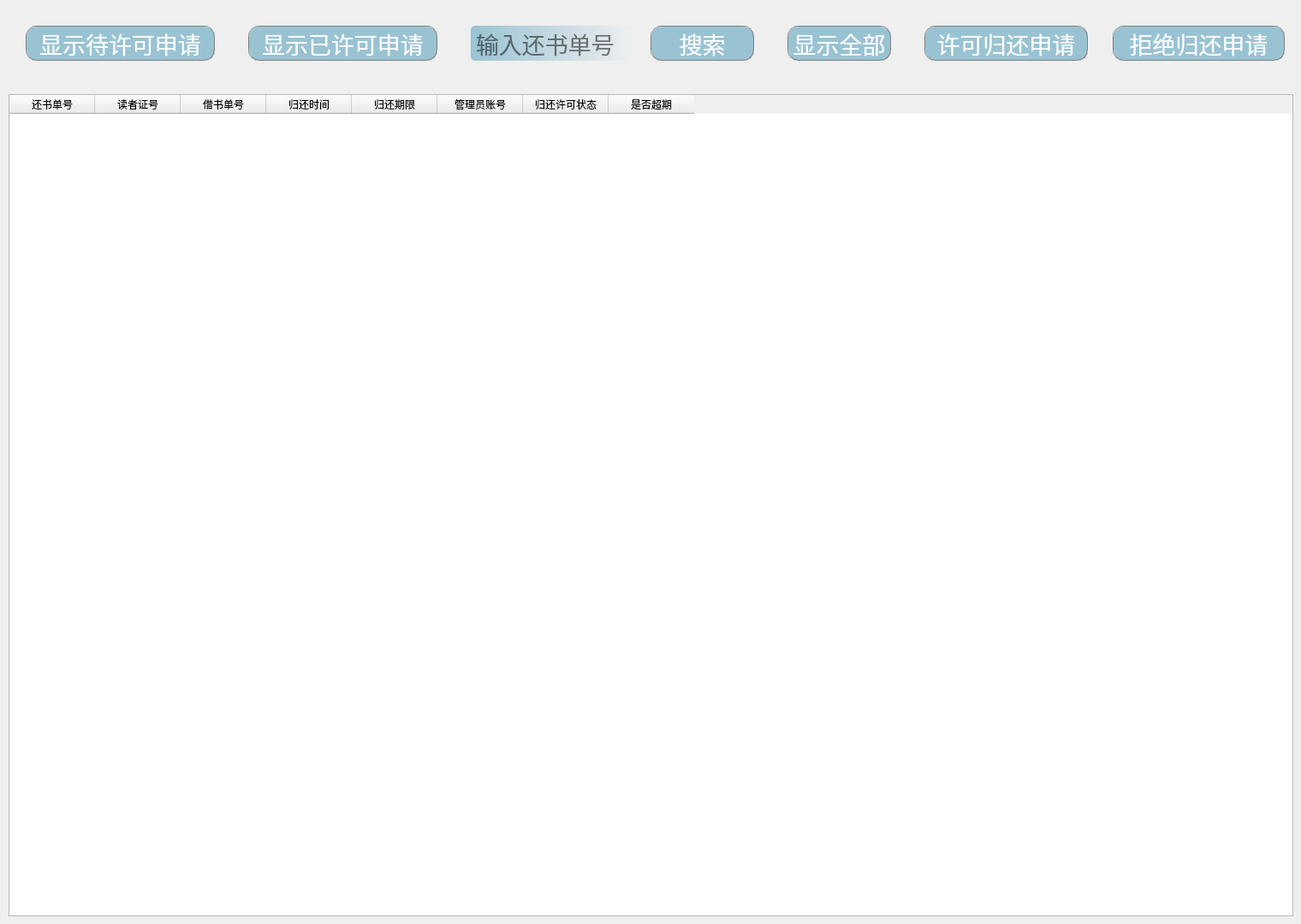
<?xml version="1.0" encoding="UTF-8"?>
<ui version="4.0">
 <class>ReturnListM</class>
 <widget class="QWidget" name="ReturnListM">
  <property name="geometry">
   <rect>
    <x>0</x>
    <y>0</y>
    <width>1520</width>
    <height>1080</height>
   </rect>
  </property>
  <property name="windowTitle">
   <string>Form</string>
  </property>
  <widget class="QPushButton" name="button_ok">
   <property name="geometry">
    <rect>
     <x>1080</x>
     <y>30</y>
     <width>191</width>
     <height>41</height>
    </rect>
   </property>
   <property name="font">
    <font>
     <family>微软雅黑 Light</family>
     <pointsize>20</pointsize>
     <weight>50</weight>
     <bold>false</bold>
    </font>
   </property>
   <property name="styleSheet">
    <string notr="true">QPushButton{
border:1px groove gray;
border-radius:12px;
padding:2px 4px;
color: rgb(255, 255, 255);
background-color: rgba(153,195,211,255);
}
 
QPushButton:hover{
border:1px groove gray;
border-radius:12px;
padding:2px 4px;
color:  rgba(153,195,211,160);
background-color: rgba(153,195,211,180);
}
QPushButto:pressed{
border:1px groove gray;
border-radius:12px;
padding:2px 4px;
color: rgb(255, 255, 255);
background-color: rgba(153,195,211,100);
padding-left:6px;
padding-top:6px;
}</string>
   </property>
   <property name="text">
    <string>许可归还申请</string>
   </property>
  </widget>
  <widget class="QPushButton" name="button_searchid">
   <property name="geometry">
    <rect>
     <x>760</x>
     <y>30</y>
     <width>121</width>
     <height>41</height>
    </rect>
   </property>
   <property name="font">
    <font>
     <family>微软雅黑 Light</family>
     <pointsize>20</pointsize>
     <weight>50</weight>
     <bold>false</bold>
    </font>
   </property>
   <property name="styleSheet">
    <string notr="true">QPushButton{
border:1px groove gray;
border-radius:12px;
padding:2px 4px;
color: rgb(255, 255, 255);
background-color: rgba(153,195,211,255);
}
 
QPushButton:hover{
border:1px groove gray;
border-radius:12px;
padding:2px 4px;
color:  rgba(153,195,211,160);
background-color: rgba(153,195,211,180);
}
QPushButto:pressed{
border:1px groove gray;
border-radius:12px;
padding:2px 4px;
color: rgb(255, 255, 255);
background-color: rgba(153,195,211,100);
padding-left:6px;
padding-top:6px;
}</string>
   </property>
   <property name="text">
    <string>搜索</string>
   </property>
  </widget>
  <widget class="QPushButton" name="button_all">
   <property name="geometry">
    <rect>
     <x>920</x>
     <y>30</y>
     <width>121</width>
     <height>41</height>
    </rect>
   </property>
   <property name="font">
    <font>
     <family>微软雅黑 Light</family>
     <pointsize>20</pointsize>
     <weight>50</weight>
     <bold>false</bold>
    </font>
   </property>
   <property name="styleSheet">
    <string notr="true">QPushButton{
border:1px groove gray;
border-radius:12px;
padding:2px 4px;
color: rgb(255, 255, 255);
background-color: rgba(153,195,211,255);
}
 
QPushButton:hover{
border:1px groove gray;
border-radius:12px;
padding:2px 4px;
color:  rgba(153,195,211,160);
background-color: rgba(153,195,211,180);
}
QPushButto:pressed{
border:1px groove gray;
border-radius:12px;
padding:2px 4px;
color: rgb(255, 255, 255);
background-color: rgba(153,195,211,100);
padding-left:6px;
padding-top:6px;
}</string>
   </property>
   <property name="text">
    <string>显示全部</string>
   </property>
  </widget>
  <widget class="QPushButton" name="button_no">
   <property name="geometry">
    <rect>
     <x>1300</x>
     <y>30</y>
     <width>201</width>
     <height>41</height>
    </rect>
   </property>
   <property name="font">
    <font>
     <family>微软雅黑 Light</family>
     <pointsize>20</pointsize>
     <weight>50</weight>
     <bold>false</bold>
    </font>
   </property>
   <property name="styleSheet">
    <string notr="true">QPushButton{
border:1px groove gray;
border-radius:12px;
padding:2px 4px;
color: rgb(255, 255, 255);
background-color: rgba(153,195,211,255);
}
 
QPushButton:hover{
border:1px groove gray;
border-radius:12px;
padding:2px 4px;
color:  rgba(153,195,211,160);
background-color: rgba(153,195,211,180);
}
QPushButto:pressed{
border:1px groove gray;
border-radius:12px;
padding:2px 4px;
color: rgb(255, 255, 255);
background-color: rgba(153,195,211,100);
padding-left:6px;
padding-top:6px;
}</string>
   </property>
   <property name="text">
    <string>拒绝归还申请</string>
   </property>
  </widget>
  <widget class="QTableWidget" name="tableWidget">
   <property name="geometry">
    <rect>
     <x>10</x>
     <y>110</y>
     <width>1501</width>
     <height>961</height>
    </rect>
   </property>
   <property name="contextMenuPolicy">
    <enum>Qt::DefaultContextMenu</enum>
   </property>
   <column>
    <property name="text">
     <string>还书单号</string>
    </property>
   </column>
   <column>
    <property name="text">
     <string>读者证号</string>
    </property>
   </column>
   <column>
    <property name="text">
     <string>借书单号</string>
    </property>
   </column>
   <column>
    <property name="text">
     <string>归还时间</string>
    </property>
   </column>
   <column>
    <property name="text">
     <string>归还期限</string>
    </property>
   </column>
   <column>
    <property name="text">
     <string>管理员账号</string>
    </property>
   </column>
   <column>
    <property name="text">
     <string>归还许可状态</string>
    </property>
   </column>
   <column>
    <property name="text">
     <string>是否超期</string>
    </property>
   </column>
  </widget>
  <widget class="QPushButton" name="button_todo">
   <property name="geometry">
    <rect>
     <x>30</x>
     <y>30</y>
     <width>221</width>
     <height>41</height>
    </rect>
   </property>
   <property name="font">
    <font>
     <family>微软雅黑 Light</family>
     <pointsize>20</pointsize>
     <weight>50</weight>
     <bold>false</bold>
    </font>
   </property>
   <property name="styleSheet">
    <string notr="true">QPushButton{
border:1px groove gray;
border-radius:12px;
padding:2px 4px;
color: rgb(255, 255, 255);
background-color: rgba(153,195,211,255);
}
 
QPushButton:hover{
border:1px groove gray;
border-radius:12px;
padding:2px 4px;
color:  rgba(153,195,211,160);
background-color: rgba(153,195,211,180);
}
QPushButto:pressed{
border:1px groove gray;
border-radius:12px;
padding:2px 4px;
color: rgb(255, 255, 255);
background-color: rgba(153,195,211,100);
padding-left:6px;
padding-top:6px;
}</string>
   </property>
   <property name="text">
    <string>显示待许可申请</string>
   </property>
  </widget>
  <widget class="QPushButton" name="button_done">
   <property name="geometry">
    <rect>
     <x>290</x>
     <y>30</y>
     <width>221</width>
     <height>41</height>
    </rect>
   </property>
   <property name="font">
    <font>
     <family>微软雅黑 Light</family>
     <pointsize>20</pointsize>
     <weight>50</weight>
     <bold>false</bold>
    </font>
   </property>
   <property name="styleSheet">
    <string notr="true">QPushButton{
border:1px groove gray;
border-radius:12px;
padding:2px 4px;
color: rgb(255, 255, 255);
background-color: rgba(153,195,211,255);
}
 
QPushButton:hover{
border:1px groove gray;
border-radius:12px;
padding:2px 4px;
color:  rgba(153,195,211,160);
background-color: rgba(153,195,211,180);
}
QPushButto:pressed{
border:1px groove gray;
border-radius:12px;
padding:2px 4px;
color: rgb(255, 255, 255);
background-color: rgba(153,195,211,100);
padding-left:6px;
padding-top:6px;
}</string>
   </property>
   <property name="text">
    <string>显示已许可申请</string>
   </property>
  </widget>
  <widget class="QLineEdit" name="searchle">
   <property name="geometry">
    <rect>
     <x>550</x>
     <y>30</y>
     <width>191</width>
     <height>41</height>
    </rect>
   </property>
   <property name="font">
    <font>
     <family>微软雅黑 Light</family>
     <pointsize>20</pointsize>
    </font>
   </property>
   <property name="acceptDrops">
    <bool>false</bool>
   </property>
   <property name="styleSheet">
    <string notr="true">border-radius:5px;
padding:2px 4px;
background-color: qlineargradient(spread:pad, x1:0, y1:0, x2:1, y2:0, stop:0 rgba(153,195,211,255), stop:1 rgba(152,195,212, 0));</string>
   </property>
   <property name="maxLength">
    <number>16</number>
   </property>
   <property name="placeholderText">
    <string>输入还书单号</string>
   </property>
   <property name="clearButtonEnabled">
    <bool>true</bool>
   </property>
  </widget>
 </widget>
 <resources/>
 <connections/>
</ui>
